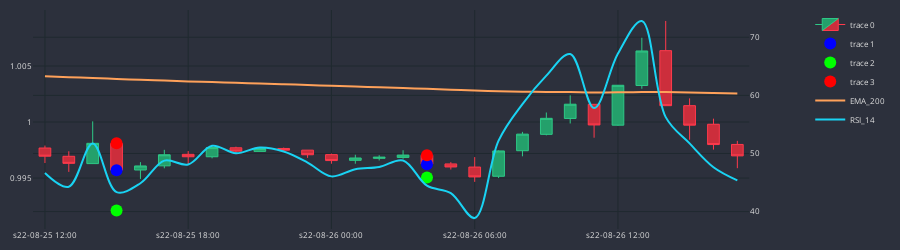

Notebook code cell kept with this figure:
### Code cell
df_plot = df_slim.iloc[70:100]
cp = CandlePlot(df_plot, candles=True)

trades = cp.df_plot[cp.df_plot.SIGNAL != NONE]

markers = ['mid_c', 'TP', 'SL']
marker_colors = ['#0000FF', '#00FF00', '#FF0000']

for i in range(3):
    cp.fig.add_trace(go.Scatter(
        x = trades.sTime,
        y = trades[markers[i]],
        mode = 'markers',
        marker=dict(color=marker_colors[i], size=12)
    ))

cp.show_plot(line_traces=["EMA_200"], sec_traces=['RSI_14'], height=250)
